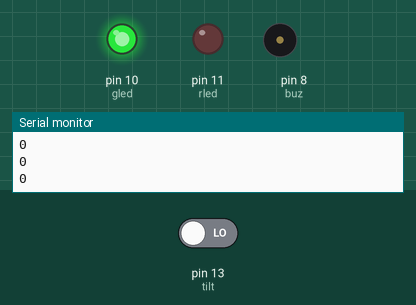
Simulated run of this sketch. Board: Arduino Uno, built with avr-gcc and run on an emulated ATmega328P. Parts: output pins drawn as LEDs (lit = HIGH), buzzer (waves = sounding), the last lines printed to the serial monitor. The inputs (shaded band) are chosen by the test bench; at power-on: pin 13 (tilt) LOW.

Above: at 2.8 s.
2.9 s: pin 13 (tilt) driven HIGH
At 3.4 s:
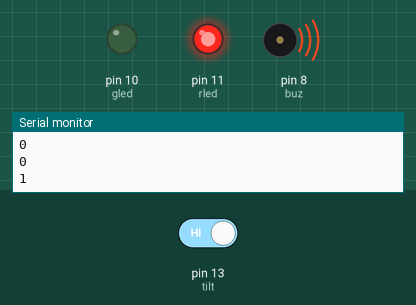
4.5 s: pin 13 (tilt) driven LOW
At 5.8 s:
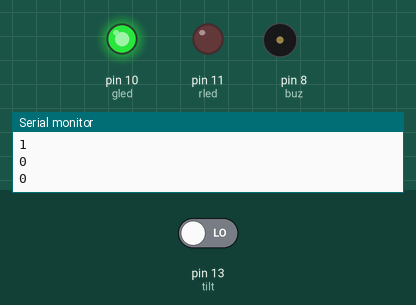
Timing chart, 0 to 7.5 s (numbered marks = the images above; inputs shaded):
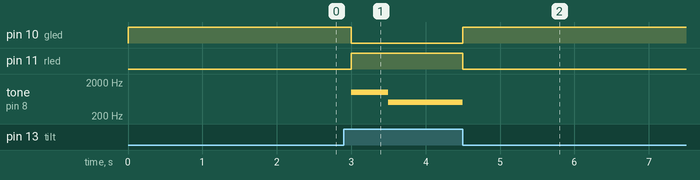

The sketch:

earthquake_alarm1.ino
```cpp
int rled = 11;
int gled = 10;
const int tilt = 13;
int state = 0;
const int buz = 8;

void setup()
{
  pinMode(rled, OUTPUT);
  pinMode(gled, OUTPUT);
  pinMode(state, INPUT);
  pinMode(buz, OUTPUT);
  Serial.begin(9600);


}

void loop()
{
  int state = 0;

  state = digitalRead(tilt);
  Serial.println(state);

  if(state == HIGH){
    digitalWrite(rled, HIGH);
    digitalWrite(gled, LOW);
    tone(buz, 1000);
    delay(500);
    tone(buz, 500);
  } else {
    digitalWrite(rled, LOW);
    digitalWrite(gled, HIGH);
    noTone(buz);
  }

  delay(1000);
}
```

Measured:
- after the input at 2.9 s, pin 10 (gled): HIGH → LOW after 0.10 s; pin 11 (rled): LOW → HIGH after 0.10 s; tone on pin 8 (buz): silent → 1000 Hz after 0.10 s, → 500 Hz 0.50 s later
- after the input at 4.5 s, pin 10 (gled): LOW → HIGH at once; pin 11 (rled): HIGH → LOW at once
